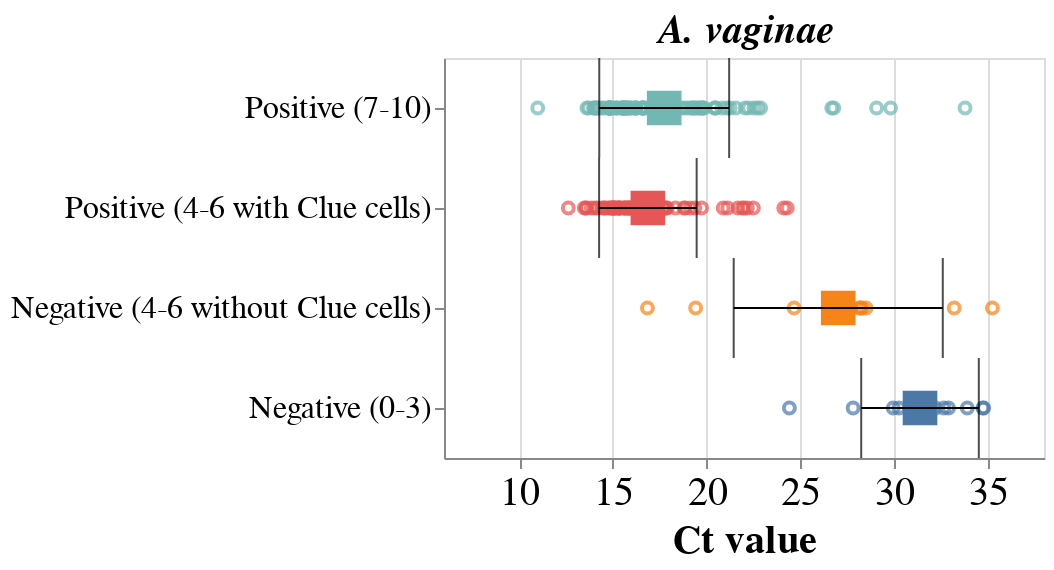

The notebook cell this image was saved under:
### Markdown cell above
Fig 5: Comparison of Ct values and Nugent score obtained of Gardnerella vaginalis on the Seegene Vaginitis Screening assay

### Code cell
lacto = dis_df[(dis_df['Gene'] == 'A. vaginae') & (dis_df['Agreement2'] == 'Concordant')]
order=['Positive (7-10)','Positive (4-6 with Clue cells)','Negative (4-6 without Clue cells)','Negative (0-3)']

title=alt.TitleParams('A. vaginae', fontSize=20, fontStyle='Italic')
                                                
lacto_point_bv= alt.Chart(lacto, title=title).mark_point().encode(alt.X('CT:Q', title='Ct value', scale=alt.Scale(domain=[6,38]),axis=alt.Axis(labelAngle=0, labelFontSize=20, titleFontSize=20, grid=True,)),
                                                      alt.Y('BV_reviewed_score_sg:N' ,sort=order, axis=alt.Axis(labelFontSize=16, titleFontSize=20, grid=False , labelLimit=900)), 
                                                    alt.Color('BV_reviewed_score_sg:N', legend=None))                                                 


lacto_mean_bv = alt.Chart(lacto).mark_square(size=300).encode(alt.X('mean(CT):Q', title='Ct value',  scale=alt.Scale(domain=[6,38]),axis=alt.Axis(labelAngle=45, labelFontSize=20, titleFontSize=20, grid=True,)),
                                                         alt.Y('BV_reviewed_score_sg:N' ,sort=order, axis=alt.Axis(labelFontSize=16, titleFontSize=20, grid=False )),
                                                             alt.Color('BV_reviewed_score_sg:N', legend=None))

error_bars = alt.Chart(lacto).mark_errorbar(extent='stdev',ticks=True, color='black').encode(alt.X('CT:Q', title='Ct value',scale=alt.Scale(domain=[6,38]), axis=alt.Axis(labelAngle=45, labelFontSize=20, titleFontSize=20, grid=True,)),
                                                      alt.Y('BV_reviewed_score_sg:N', sort=order, title= None, axis=alt.Axis(labelFontSize=16, titleFontSize=20, grid=False)))

lacto_chart =(lacto_point_bv+ lacto_mean_bv+error_bars ).properties(width=300, height=200).configure_axisY(titleX=-250)
lacto_chart

### Figure 1 — Vega-Lite specification as saved in the notebook (floating-point values rounded to 4 significant figures; data arrays with more than 128 entries replaced by an {"elided": "..."} marker saying what was removed)
{"$schema": "https://vega.github.io/schema/vega-lite/v4.17.0.json", "config": {"axisY": {"titleX": -250}, "view": {"continuousHeight": 300, "continuousWidth": 400}}, "data": {"name": "data-c80243bcaa7027607f4c995c29a24aa1"}, "datasets": {"data-c80243bcaa7027607f4c995c29a24aa1": {"elided": "327 records"}}, "height": 200, "layer": [{"encoding": {"color": {"field": "BV_reviewed_score_sg", "legend": null, "type": "nominal"}, "x": {"axis": {"grid": true, "labelAngle": 0, "labelFontSize": 20, "titleFontSize": 20}, "field": "CT", "scale": {"domain": [6, 38]}, "title": "Ct value", "type": "quantitative"}, "y": {"axis": {"grid": false, "labelFontSize": 16, "labelLimit": 900, "titleFontSize": 20}, "field": "BV_reviewed_score_sg", "sort": ["Positive (7-10)", "Positive (4-6 with Clue cells)", "Negative (4-6 without Clue cells)", "Negative (0-3)"], "type": "nominal"}}, "mark": "point", "title": {"fontSize": 20, "fontStyle": "Italic", "text": "A. vaginae"}}, {"encoding": {"color": {"field": "BV_reviewed_score_sg", "legend": null, "type": "nominal"}, "x": {"aggregate": "mean", "axis": {"grid": true, "labelAngle": 45, "labelFontSize": 20, "titleFontSize": 20}, "field": "CT", "scale": {"domain": [6, 38]}, "title": "Ct value", "type": "quantitative"}, "y": {"axis": {"grid": false, "labelFontSize": 16, "titleFontSize": 20}, "field": "BV_reviewed_score_sg", "sort": ["Positive (7-10)", "Positive (4-6 with Clue cells)", "Negative (4-6 without Clue cells)", "Negative (0-3)"], "type": "nominal"}}, "mark": {"size": 300, "type": "square"}}, {"encoding": {"x": {"axis": {"grid": true, "labelAngle": 45, "labelFontSize": 20, "titleFontSize": 20}, "field": "CT", "scale": {"domain": [6, 38]}, "title": "Ct value", "type": "quantitative"}, "y": {"axis": {"grid": false, "labelFontSize": 16, "titleFontSize": 20}, "field": "BV_reviewed_score_sg", "sort": ["Positive (7-10)", "Positive (4-6 with Clue cells)", "Negative (4-6 without Clue cells)", "Negative (0-3)"], "title": null, "type": "nominal"}}, "mark": {"color": "black", "extent": "stdev", "ticks": true, "type": "errorbar"}}], "width": 300}
